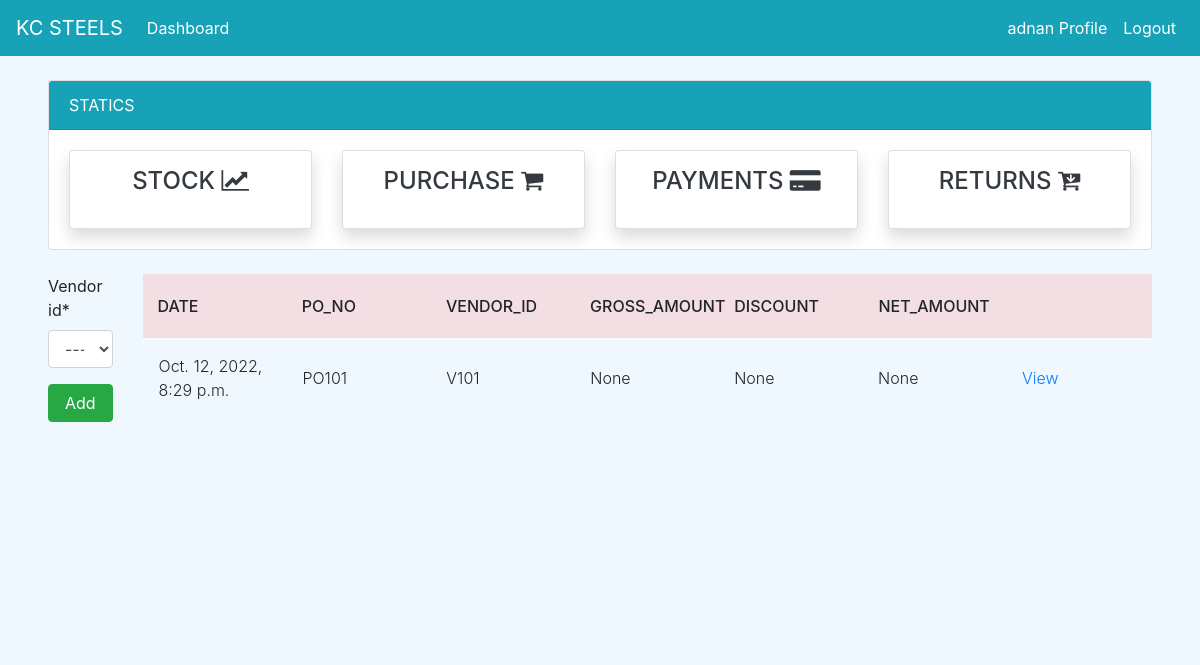
/purchase/ (signed in), run on an earlier commit of the app's database.
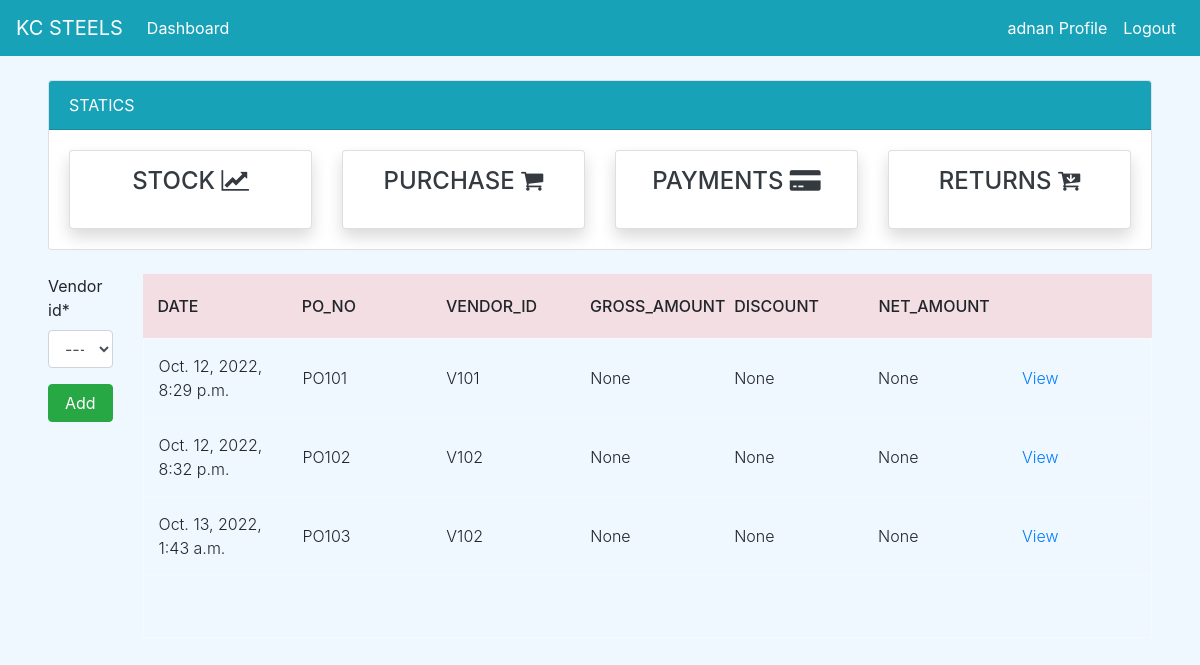
And on a later commit of the database.
### dashboard/models.py (models this page shows, shortened)
class PurchaseOrder(models.Model):
    date = models.DateTimeField(auto_now_add=True)
    po_no = models.IntegerField(null=True)
    po_number = models.CharField(max_length=100, null=True, unique=True)
    vendor_id = models.ForeignKey(Vendor, on_delete=models.CASCADE,null=True)
    gross_amount = models.IntegerField(null=True)
    discount = models.IntegerField(null=True)
    net_amount = models.IntegerField(null=True)

class Vendor(models.Model):
    vendor_no = models.IntegerField(null=True)
    vendor_id = models.CharField(max_length=100, null=True, unique=True)
    vendor_name = models.CharField(max_length=100, null=True)
    vendor_address = models.CharField(max_length=200, null=True)
    vendor_mobile = models.CharField(max_length=15,null=True)
    def __str__(self):
            return self.vendor_id

### dashboard/views.py (the view)
# urls.py: path('purchase/',views.purchase,name='purchase'),
@login_required
def purchase(request):
    vendors = Vendor.objects.all()
    purchase_orders = PurchaseOrder.objects.all()
    po_n = 101 if PurchaseOrder.objects.count() == 0 else PurchaseOrder.objects.aggregate(max=Max('po_no'))["max"] + 1
    if request.method == 'POST':
        form = PurchaseOrderForm(request.POST)
        ven = request.POST.get('vendor_id')
        ven1 = vendors.get(id=ven)
        if form.is_valid():
            PurchaseOrder(po_no=po_n,po_number=(f'{"PO"}{po_n}'),vendor_id=ven1).save()
            po = (f'{"PO"}{po_n}')
            ven2 = purchase_orders.values('po_number').filter(po_number=po)[0]['po_number']
            return redirect("purchase_add" ,ven2)
    else:
        form = PurchaseOrderForm
    context = {
        'purchase_orders' : purchase_orders,
        'form' : form,
    }
    return render(request, 'purchase/purchase_orders.html',context)

### templates/purchase/purchase_orders.html (shortened to what this page needs)
{% extends 'partial/base.html' %}
{% load crispy_forms_tags %}
{% block content %}
{% if user.is_authenticated and user.is_superuser %}
{% else %}
{% include 'partial/topnav_staff.html'%}
<div class="mx-5">
    <div class="row my-4">
        <div class="col-md-1">
            <form method = "POST">
                {{form|crispy}}
                <input class="btn btn-success btn-block" data-backdrop="static" type="submit" value="Add">
            </form>
        </div>
        <div class="col-md-11">
            <div class="tbl-header">
                <table cellpadding="0" cellspacing="0" border="0">
                  <thead>
                    <tr>
                      <th scope="col">Date</th>
                      <th scope="col">PO_NO</th>
                      <th scope="col">Vendor_id</th>
                      <th scope="col">Gross_amount</th>
                      <th scope="col">Discount</th>
                      <th scope="col">Net_Amount</th>
                      <th scope="col"></th>
                    </tr>
                  </thead>
                </table>
              </div>
              <div class="tbl-content">
                <table cellpadding="0" cellspacing="0" border="0">
                  <tbody>
                    {% for purchase_order in purchase_orders %}
                      <tr>
                        <td>{{ purchase_order.date }}</td>
                        <td>{{ purchase_order.po_number }}</td>
                        <td>{{ purchase_order.vendor_id }}</td>
                        <td>{{ purchase_order.gross_amount }}</td>
                        <td>{{ purchase_order.discount }}</td>
                        <td>{{ purchase_order.net_amount }}</td>
                        <td><a href="{% url 'purchase_view' purchase_order.id %}">View</a></td>
                      </tr>
                    {% endfor %}
                  </tbody>
                </table>
              </div>
        </div>
    </div>
</div
{% endif %}
{% endblock %}

What changed in the data, as far as the page shows it:
added PurchaseOrder: date "Oct. 12, 2022, 8:32 p.m.", po_number "PO102", vendor_id "V102", gross_amount "None", discount "None", net_amount "None"
added PurchaseOrder: date "Oct. 13, 2022, 1:43 a.m.", po_number "PO103", vendor_id "V102", gross_amount "None", discount "None", net_amount "None"
